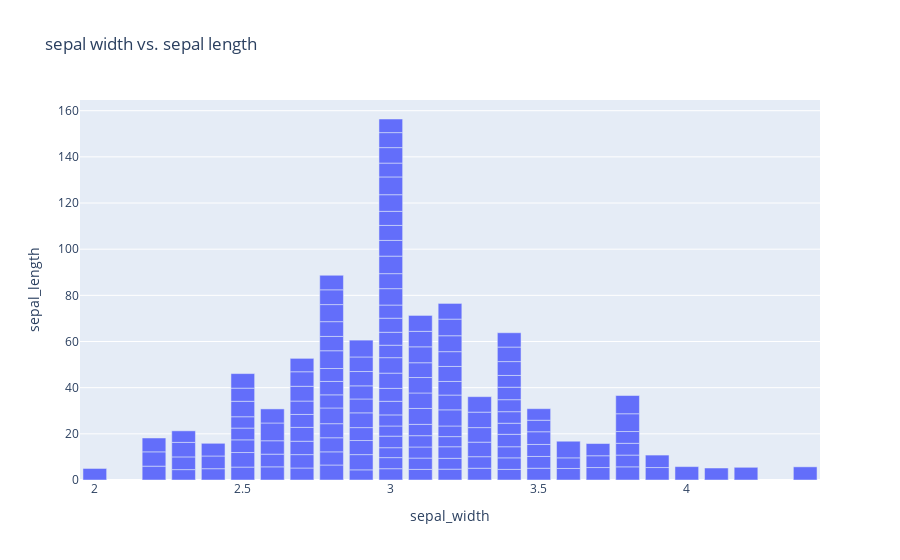

This figure's notebook cell:
### Markdown cell above
## Bar

### Code cell
# plotting the bar chart
fig = px.bar(df, x="sepal_width", y="sepal_length", title = "sepal width vs. sepal length")

# showing the plot
fig.show()

### Figure 1 — Plotly figure (JSON) as saved in the notebook; plotly's stock layout.template omitted (floating-point values rounded to 4 significant figures; data arrays with more than 128 entries replaced by an {"elided": "..."} marker saying what was removed)
{"data": [{"alignmentgroup": "True", "hovertemplate": "sepal_width=%{x}<br>sepal_length=%{y}<extra></extra>", "legendgroup": "", "marker": {"color": "#636efa", "pattern": {"shape": ""}}, "name": "", "offsetgroup": "", "orientation": "v", "showlegend": false, "textposition": "auto", "type": "bar", "x": {"elided": "150 float values"}, "xaxis": "x", "y": {"elided": "150 float values"}, "yaxis": "y"}], "layout": {"autosize": true, "barmode": "relative", "legend": {"tracegroupgap": 0}, "title": {"text": "sepal width vs. sepal length"}, "xaxis": {"anchor": "y", "autorange": true, "domain": [0, 1], "range": [1.95, 4.45], "title": {"text": "sepal_width"}, "type": "linear"}, "yaxis": {"anchor": "x", "autorange": true, "domain": [0, 1], "range": [0, 164.6], "title": {"text": "sepal_length"}, "type": "linear"}}}
